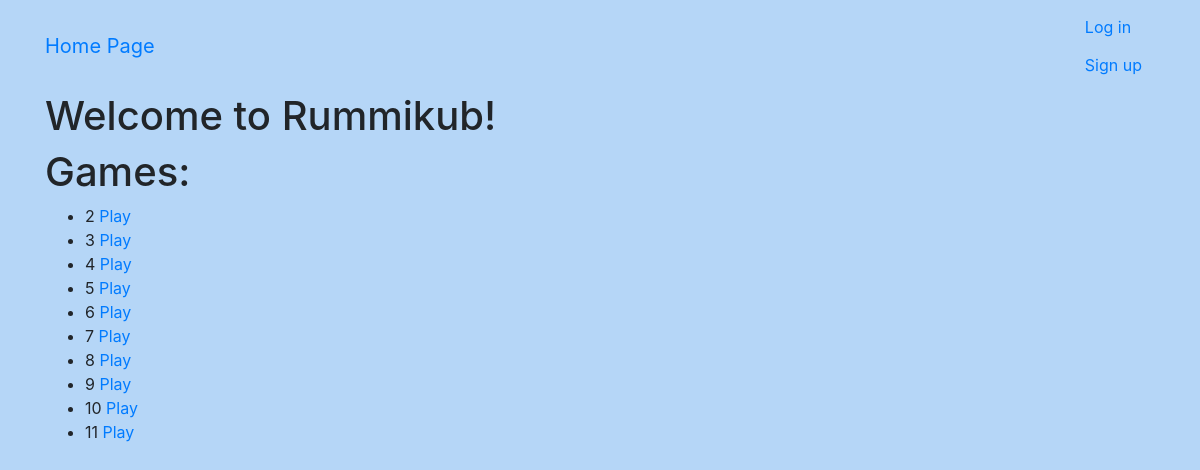
/, run on an earlier commit of the app's database.
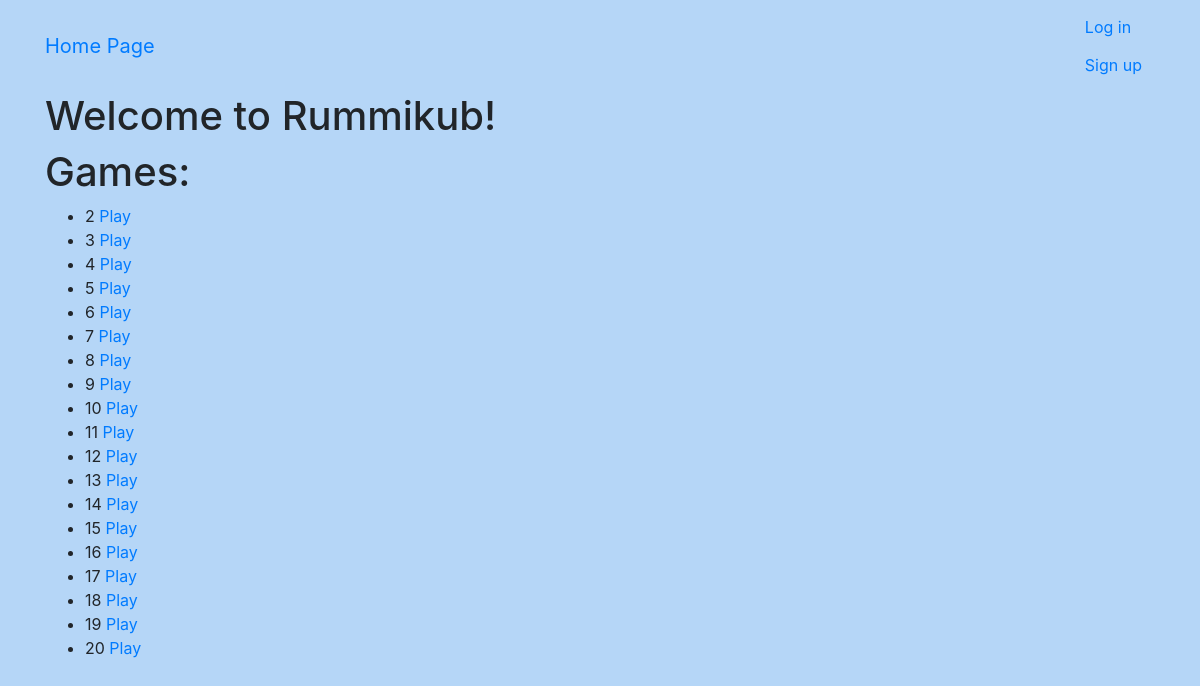
And on a later commit of the database.
### game/models.py (models this page shows, shortened)
class Game(models.Model):
    date = models.DateField(auto_now_add=True)
    player1 = models.ForeignKey(User, related_name="player1", on_delete=models.CASCADE)
    player2 = models.ForeignKey(User, related_name = 'player2', on_delete=models.CASCADE)
    tiles = models.ManyToManyField(Tile, blank = True, related_name = 'tiles')
    p1_tiles = models.ManyToManyField(Tile, blank = True, related_name = 'p1_tiles')
    p2_tiles = models.ManyToManyField(Tile, blank = True, related_name = 'p2_tiles')

### rummikub/views.py (the view)
# urls.py: path('', views.HomePage.as_view(), name = 'home'),
class HomePage(TemplateView):
    template_name = "index.html"
    def get_context_data(self, **kwargs):
        context = super(HomePage, self).get_context_data(**kwargs)
        context['games_list'] = Game.objects.all()
        return context

### templates/index.html
{% extends "base.html" %}
{% block content %}
    <h1>Welcome to Rummikub!</h1>
    <h1 class="title">Games:</h1>
					<ul>
					{% for game in games_list %}
					<li> {{game.id}}  <a href="{% url 'game:game' pk=game.id %}"><span>Play</span></a></li>
					{% endfor %}
					</ul>
{% endblock %}

### templates/base.html (shortened to what this page needs)
<!DOCTYPE html>
{% load static %}
<html>
  <head>
    <link rel="stylesheet" href="https://maxcdn.bootstrapcdn.com/bootstrap/4.0.0/css/bootstrap.min.css">
    <link rel="stylesheet" href="{% static 'css/style.css'%}"/>
  </head>
  <body>
        <nav class="navbar  mynav" role="navigation" id="navbar">
    			<div class="container">
            <a class="navbar-brand mynav" href="{% url 'home' %}">Home Page</a>
    					<ul class="nav navbar-nav navbar-right">
    						{% if user.is_authenticated %}
                      <li><a href="{% url 'game:create' %}" class="btn btn-simple">Create Game</a></li>
                      <li><a href="{% url 'accounts:logout' %}" class="btn btn-simple">Log out</a></li>
    						{% else %}
    						      <li><a href="{% url 'accounts:login' %}" class="btn btn-simple">Log in</a></li>
    						      <li><a href="{% url 'accounts:signup' %}" class="btn btn-simple">Sign up</a></li>
    						{% endif %}
    					</ul>
    			</div>
    		</nav>
        <div class="container mycontent">
          {% block content %}
          {% endblock %}
        </div>
  </body>
</html>

### static/css/style.css (style rules this page uses)
body { background: #b5d6f7; }

What changed in the data, as far as the page shows it:
added Game: id "12"
added Game: id "13"
added Game: id "14"
added Game: id "15"
added Game: id "16"
added Game: id "17"
added Game: id "18"
added Game: id "19"
added Game: id "20"
